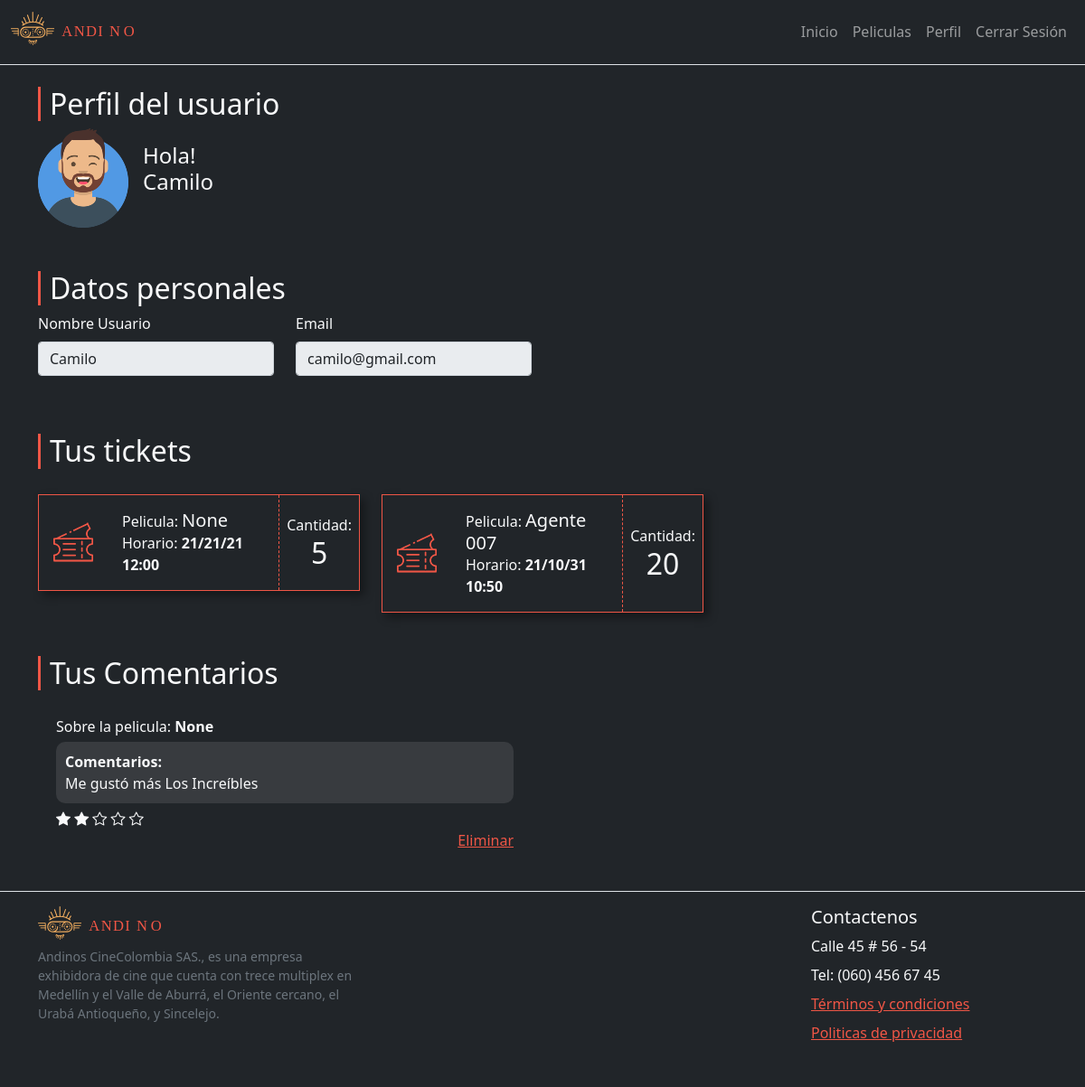
/perfilUsuario/13 (signed in), run on the app's committed database.
### tables this page shows
CREATE TABLE Usuarios (id_usuario INTEGER PRIMARY KEY AUTOINCREMENT NOT NULL UNIQUE, nombre_usuario VARCHAR NOT NULL, contraseña VARCHAR NOT NULL, correo VARCHAR NOT NULL, status BOOLEAN NOT NULL, rol VARCHAR NOT NULL);

CREATE TABLE Tickets (id_ticket INTEGER PRIMARY KEY AUTOINCREMENT UNIQUE NOT NULL, id_pelicula INTEGER REFERENCES Peliculas (id_pelicula) MATCH SIMPLE NOT NULL, id_usuario INTEGER NOT NULL REFERENCES Usuarios (id_usuario) MATCH SIMPLE, fecha_ticket DATE NOT NULL, cantidad_ticket INTEGER NOT NULL);

CREATE TABLE Peliculas (id_pelicula INTEGER PRIMARY KEY AUTOINCREMENT NOT NULL UNIQUE, nombre VARCHAR NOT NULL, sinopsis STRING NOT NULL, cartelera INTEGER NOT NULL, imagen VARCHAR NOT NULL);

CREATE TABLE Comentarios (id_comentario INTEGER PRIMARY KEY UNIQUE NOT NULL, id_usuario INTEGER REFERENCES Usuarios (id_usuario) MATCH SIMPLE NOT NULL, id_pelicula INTEGER NOT NULL REFERENCES Peliculas (id_pelicula) MATCH SIMPLE, texto STRING NOT NULL, calificacion INTEGER NOT NULL);

### app.py (the view)
@app.route('/perfilUsuario/<nom_usuario>', methods=['GET'])
def perfil_usuario(nom_usuario):
    try:
        user_tipo = session['user_tipo']
        user_id = session['user_id']
    except:
        user_tipo = "Invitado"
        user_id = 0
    conU = sql_connection()
    curU = conU.cursor()
    statementU = 'SELECT * FROM Usuarios WHERE id_usuario = ?'
    curU.execute(statementU,[nom_usuario])
    dataU = curU.fetchall()
    conT = sql_connection()
    curT = conT.cursor()
    statementT = 'SELECT * FROM vw_TicketsxPelicula WHERE id_usuario = ?'
    curT.execute(statementT,[nom_usuario])
    dataT = curT.fetchall()
    conC = sql_connection()
    curC = conC.cursor()
    statementC = 'SELECT * FROM vw_ComentariosxPelicula WHERE id_usuario = ?'
    curC.execute(statementC, [nom_usuario])
    dataC = curC.fetchall()
    if user_tipo == "Usuario":
        if str(nom_usuario) == str(user_id):
            return render_template('perfilUsuario.html', page='perfilUsuario', name = dataU[0], tickets=dataT, com=dataC, user_tipo=user_tipo, user_id=user_id)
        else:
            return redirect('../perfilUsuario/'+str(user_id))
    elif user_tipo == "Admin":
        return redirect(url_for('dashboard'))
    else:
        return redirect(url_for('login'))

### app.py (called while the page is built)
def sql_connection():
    con = sqlite3.connect('db/basedatos.db')
    return con

### templates/perfilUsuario.html (shortened to what this page needs)
{% extends 'layout.html' %}
{% block content %}
<section class="my-4">
    <div class="container">
        <h2>Perfil del usuario</h2>
        <div class="row">
            <div class="col-md-3 d-flex">
                <img src="{{url_for('static',filename='img/user.png')}}" alt="image user">
                <h4 class="ms-3 mt-3">Hola!<br />{{name[1]}}</h4>
            </div>
        </div>
</section>
<section class="my-4">
    <div class="container">
        <h2 class="mt-5">Datos personales</h2>
        <div class="row">
            <div class="col-md-3">
                <div class="mb-3">
                    <label for="disabledTextInput" class="form-label">Nombre Usuario</label>
                    <input class="form-control" type="text" value="{{name[1]}}" readonly>
                </div>
            </div>
            <div class="col-md-3">
                <div class="mb-3">
                    <label for="exampleFormControlInput1" class="form-label">Email</label>
                    <input class="form-control" type="text" value="{{name[3]}}" readonly>
                </div>
            </div>
        </div>
        <h2 class="mt-5">Tus tickets</h2>
        <div class="row">
            {% for ticket in tickets %}
            <div class="col-md-4">
                <div class="ticket">
                    <img src="../static/img/ticket.png" alt="image ticket" class="mx-3">
                    <div class="card-body">
                        <p class="m-0">Pelicula:
                            <span class="h5">{{ticket[5]}}</span>
                        </p>
                        <p class="m-0">Horario: <b>{{ticket[3]}}</b></p>
                    </div>
                    <div class="text-center mx-2">
                        <p class="mt-3">Cantidad: <br />
                            <b class="h2">{{ticket[4]}}</b>
                        </p>
                    </div>
                </div>
            </div>
            {% endfor %}
        </div>
        <h2 class="mt-5">Tus Comentarios</h2>
        <div class="row">
            {% for Comentario in com %}
            <div class="col-md-6">
                <div class="comentario">
                    <p class="mb-0">Sobre la pelicula: <b>{{Comentario[5]}}</b></p>
                    <p class="coment-text"><b>Comentarios:</b><br />
                        {{Comentario[3]}}</p>
                    <div class="text-light">
                        {% for count in range(Comentario[4]) %}
                        <i class="bi bi-star-fill"></i>
                        {% endfor %}
                        {% for count in range(Comentario[4],5) %}
                        <i class="bi bi-star"></i>
                        {% endfor %}
                    </div>
                    <div class="text-end">
                        <a href="../eliminarComentario/{{Comentario[0]}}">Eliminar</a>
                    </div>
                </div>
            </div>
            {% endfor %}
        </div>
    </div>
</section>
{% endblock %}

### static/css/style.css (style rules this page uses)
:root { --bs-primary: #f7b161; --bs-accent: #f05646; --bs-accent-hover: #c52f1f; --bs-black: #221e1d; }
a, .nav-link { color:var(--bs-accent); }
h2 { border-left: var(--bs-accent) 3px solid; padding-left: 10px; }
.ticket { margin-top: 20px; display: flex; border: var(--bs-accent) solid 1px; align-items: center; box-shadow: 5px 5px 10px rgba(0, 0, 0, 0.4); }
.ticket img { height: auto; }
.ticket .card-body { border-right: var(--bs-accent) dashed 1px; }
.comentario { padding: 20px; }
.comentario .coment-text { background: rgba(255,255,255,0.1); padding: 10px; border-radius: 10px; margin: 5px 0; }

### data on the page
Usuarios: nombre_usuario "Camilo", correo "camilo@gmail.com"
Tickets: ticket "None", fecha_ticket "21/21/21 12:00", cantidad_ticket "5"
Tickets: nombre "Agente 007", fecha_ticket "21/10/31 10:50", cantidad_ticket "20"
Comentarios: Comentario "None", texto "Me gustó más Los Increíbles", calificacion 2 (drawn)
